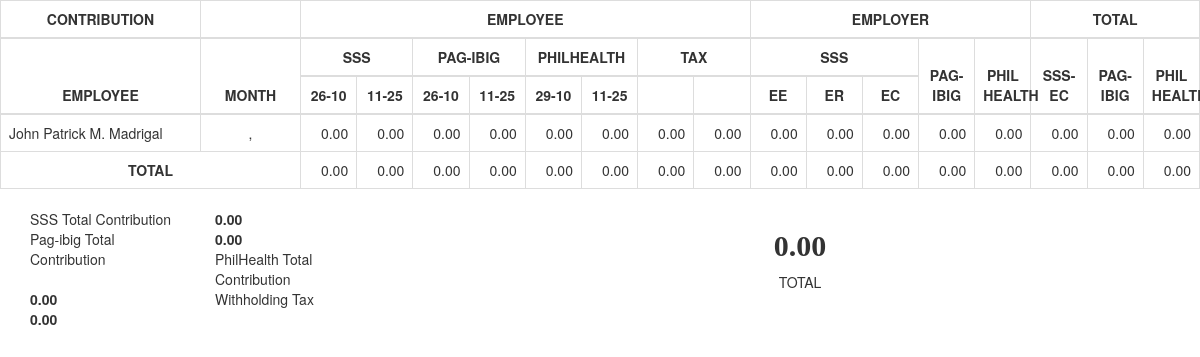
The app's page /summarycontribution.php (signed in), older data.
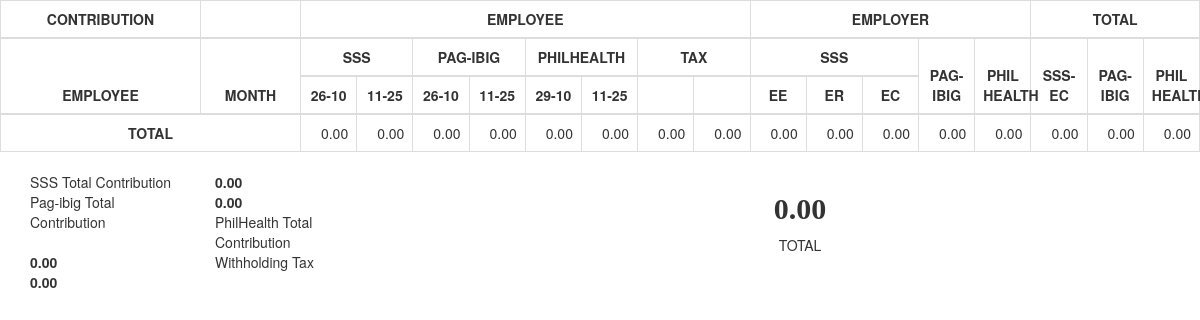
The same page, newer data.
### tables this page shows
CREATE TABLE `hurtajadmin_employee` (
  `id` int(11) NOT NULL,
  `employee_id` varchar(100) NOT NULL,
  `employee_fname` varchar(255) NOT NULL,
  `employee_mname` varchar(255) NOT NULL,
  `employee_lname` varchar(255) NOT NULL,
  `employee_gender` int(11) NOT NULL,
  `employee_birthday` datetime NOT NULL,
  `employee_phone` varchar(255) NOT NULL,
  `employee_address` varchar(255) NOT NULL,
  `employee_date_hired` datetime NOT NULL,
  `employee_date_start` datetime NOT NULL,
  `employee_date_end` datetime NOT NULL,
  `employee_date_added` datetime NOT NULL,
  `employee_status` int(11) NOT NULL
);

### summarycontribution.php (the view, shortened to what the rows shown need)
<?php
include_once("include/loginstatus.php");
$month = $_GET["month"];
$year = $_GET["year"];
?>
<!DOCTYPE html>
<html lang="en">
  <head>
    <link rel="stylesheet" href="https://maxcdn.bootstrapcdn.com/bootstrap/3.3.0/css/bootstrap.min.css">
  </head>
  <body>
    <table class="table table-bordered">
            <thead>
                <tr>
                    <th style="width: 200px;">CONTRIBUTION</th>
                    <th style="width: 100px;"></th>
                    <th colspan="8">EMPLOYEE</th>
                    <th colspan="5">EMPLOYER</th>
                    <th colspan="3">TOTAL</th>
                </tr>
                <tr>
                    <th rowspan="2" style="width: 200px;">EMPLOYEE</th>
                    <th rowspan="2" style="width: 100px;">MONTH</th>
                    <th colspan="2">SSS</th>
                    <th colspan="2">PAG-IBIG</th>
                    <th colspan="2">PHILHEALTH</th>
                    <th colspan="2">TAX</th>
                    <th colspan="3">SSS</th>
                    <th rowspan="2" colspan="1">PAG-IBIG</th>
                    <th rowspan="2" colspan="1">PHIL<br>HEALTH</th>
                    <th rowspan="2" colspan="1">SSS-EC</th>
                    <th rowspan="2" colspan="1">PAG-IBIG</th>
                    <th rowspan="2" colspan="1">PHIL<br>HEALTH</th>
                </tr>
                <tr>
                    <th>26-10</th>
                    <th>11-25</th>
                    <th>26-10</th>
                    <th>11-25</th>
                    <th>29-10</th>
                    <th>11-25</th>
                    <th></th>
                    <th></th>
                    <th>EE</th>
                    <th>ER</th>
                    <th>EC</th>
                </tr>
            </thead>
            <tbody>
  <?php
                                                $sql = "SELECT * FROM hurtajadmin_employee WHERE employee_status != '5' ORDER BY id DESC";
                                                $query = mysqli_query($db_conn, $sql);
                                                $taxcontgrandtotal1 = 0;
                                                $sssgrandtotal = 0;
                                                $pagibiggrandtotal = 0;
                                                $philhealthgrandtotal = 0;
                                                $ec = 0;
                                                while($row = mysqli_fetch_array($query)) {
                                                    $empid = $row["employee_id"];
                                                    $fname = $row["employee_fname"];
                                                    $mname = $row["employee_mname"];
                                                    $lname = $row["employee_lname"];
                                                    $mnameinitial = substr($mname, 0, 1);
                                                    $sqlsss1 = "SELECT SUM(regular_payslip_sss_cont) AS total FROM hurtajadmin_regular_payslip WHERE employee_id = '$empid' AND regular_payslip_date_cycle_month = '$month' AND regular_payslip_date_cycle_cycle = '1' AND regular_payslip_date_cycle_year = '$year'";
                                                    $querysss1 = mysqli_query($db_conn, $sqlsss1);
                                                    $countsss1 = mysqli_num_rows($querysss1);
                                                    if($countsss1 > 0) {
                                                        while($rowsss1 = mysqli_fetch_array($querysss1)) {
                                                            $ssscont1 = $rowsss1["total"];
                                                        }
                                                    }
                                                    $sqlsss2 = "SELECT SUM(regular_payslip_sss_cont) AS total FROM hurtajadmin_regular_payslip WHERE employee_id = '$empid' AND regular_payslip_date_cycle_month = '$month' AND regular_payslip_date_cycle_cycle = '2' AND regular_payslip_date_cycle_year = '$year'";
                                                    $querysss2 = mysqli_query($db_conn, $sqlsss2);
                                                    $countsss2 = mysqli_num_rows($querysss2);
                                                    if($countsss2 > 0) {
                                                        while($rowsss2 = mysqli_fetch_array($querysss2)) {
                                                            $ssscont2 = $rowsss2["total"];
                                                        }
                                                    }
                                                    $sqlpagibig1 = "SELECT SUM(regular_payslip_pagibig_cont) AS total FROM hurtajadmin_regular_payslip WHERE employee_id = '$empid' AND regular_payslip_date_cycle_month = '$month' AND regular_payslip_date_cycle_cycle = '1' AND regular_payslip_date_cycle_year = '$year'";
                                                    $querypagibig1 = mysqli_query($db_conn, $sqlpagibig1);
                                                    $countpagibig1 = mysqli_num_rows($querypagibig1);
                                                    if($countpagibig1 > 0) {
                                                        while($rowpagibig1 = mysqli_fetch_array($querypagibig1)) {
                                                            $pagibigcont1 = $rowpagibig1["total"];
                                                        }
                                                    }
                                                    $sqlpagibig2 = "SELECT SUM(regular_payslip_pagibig_cont) AS total FROM hurtajadmin_regular_payslip WHERE employee_id = '$empid' AND regular_payslip_date_cycle_month = '$month' AND regular_payslip_date_cycle_cycle = '2' AND regular_payslip_date_cycle_year = '$year'";
                                                    $querypagibig2 = mysqli_query($db_conn, $sqlpagibig2);
                                                    $countpagibig2 = mysqli_num_rows($querypagibig2);
                                                    if($countpagibig2 > 0) {
                                                        while($rowpagibig2 = mysqli_fetch_array($querypagibig2)) {
                                                            $pagibigcont2 = $rowpagibig2["total"];
                                                        }
                                                    }
                                                    $sqlphilhealth1 = "SELECT SUM(regular_payslip_philhealth_cont) AS total FROM hurtajadmin_regular_payslip WHERE employee_id = '$empid' AND regular_payslip_date_cycle_month = '$month' AND regular_payslip_date_cycle_cycle = '1' AND regular_payslip_date_cycle_year = '$year'";
                                                    $queryphilhealth1 = mysqli_query($db_conn, $sqlphilhealth1);
                                                    $countphilhealth1 = mysqli_num_rows($queryphilhealth1);
                                                    if($countphilhealth1 > 0) {
                                                        while($rowphilhealth1 = mysqli_fetch_array($queryphilhealth1)) {
                                                            $philhealthcont1 = $rowphilhealth1["total"];
                                                        }
                                                    }
                                                    $sqlphilhealth2 = "SELECT SUM(regular_payslip_philhealth_cont) AS total FROM hurtajadmin_regular_payslip WHERE employee_id = '$empid' AND regular_payslip_date_cycle_month = '$month' AND regular_payslip_date_cycle_cycle = '2' AND regular_payslip_date_cycle_year = '$year'";
                                                    $queryphilhealth2 = mysqli_query($db_conn, $sqlphilhealth2);
                                                    $countphilhealth2 = mysqli_num_rows($queryphilhealth2);
                                                    if($countphilhealth2 > 0) {
                                                        while($rowphilhealth2 = mysqli_fetch_array($queryphilhealth2)) {
                                                            $philhealthcont2 = $rowphilhealth2["total"];
                                                        }
                                                    }
                                                    $sqltax1 = "SELECT SUM(regular_payslip_tax_cont) AS total FROM hurtajadmin_regular_payslip WHERE employee_id = '$empid' AND regular_payslip_date_cycle_month = '$month' AND regular_payslip_date_cycle_cycle = '1' AND regular_payslip_date_cycle_year = '$year'";
                                                    $querytax1 = mysqli_query($db_conn, $sqltax1);
                                                    $counttax1 = mysqli_num_rows($querytax1);
                                                    if($counttax1 > 0) {
                                                        while($rowtax1 = mysqli_fetch_array($querytax1)) {
                                                            $taxcont1 = $rowtax1["total"];
                                                        }
                                                    }
                                                    $sqltax2 = "SELECT SUM(regular_payslip_tax_cont) AS total FROM hurtajadmin_regular_payslip WHERE employee_id = '$empid' AND regular_payslip_date_cycle_month = '$month' AND regular_payslip_date_cycle_cycle = '2' AND regular_payslip_date_cycle_year = '$year'";
                                                    $querytax2 = mysqli_query($db_conn, $sqltax2);
                                                    $counttax2 = mysqli_num_rows($querytax2);
                                                    if($counttax2 > 0) {
                                                        while($rowtax2 = mysqli_fetch_array($querytax2)) {
                                                            $taxcont2 = $rowtax2["total"];
                                                        }
                                                    }
                                                    $taxcontgrandtotal1 = $taxcontgrandtotal1 + $taxcont1;
                                                    $sssgrandtotal = $sssgrandtotal + (((($ssscont1)+($ssscont2))*2)+$ec);
                                                    $pagibiggrandtotal = $pagibiggrandtotal + (($pagibigcont1+$pagibigcont2)*2);
                                                    $philhealthgrandtotal = $philhealthgrandtotal + (($philhealthcont1+$philhealthcont2)*2);
                                                    echo '
                                                    <tr>
                                                        <td>'.$fname.' '.$mnameinitial.'. '.$lname.'</td>
                                                        <td style="text-align:center;">'.$monthtext.', '.$year.'</td>
                                                        <td style="text-align:right;">'.number_format($ssscont1, 2, '.', ',').'</td>
                                                        <td style="text-align:right;">'.number_format($ssscont2, 2, '.', ',').'</td>
                                                        <td style="text-align:right;">'.number_format($pagibigcont1, 2, '.', ',').'</td>
                                                        <td style="text-align:right;">'.number_format($pagibigcont2, 2, '.', ',').'</td>
                                                        <td style="text-align:right;">'.number_format($philhealthcont1, 2, '.', ',').'</td>
                                                        <td style="text-align:right;">'.number_format($philhealthcont2, 2, '.', ',').'</td>
                                                        <td style="text-align:right;">'.number_format($taxcont1, 2, '.', ',').'</td>
                                                        <td style="text-align:right;">'.number_format($taxcont2, 2, '.', ',').'</td>
                                                        <td style="text-align:right;">'.number_format(($ssscont1)+($ssscont2), 2, '.', ',').'</td>
                                                        <td style="text-align:right;">'.number_format(($ssscont1)+($ssscont2)*2, 2, '.', ',').'</td>
                                                        <td style="text-align:right;">'.number_format($ec, 2, '.', ',').'</td>
                                                        <td style="text-align:right;">'.number_format(($pagibigcont1)+($pagibigcont2), 2, '.', ',').'</td>
                                                        <td style="text-align:right;">'.number_format(($philhealthcont1)+($philhealthcont2), 2, '.', ',').'</td>
                                                        <td style="text-align:right;">'.number_format(((($ssscont1)+($ssscont2))*2)+$ec, 2, '.', ',').'</td>
                                                        <td style="text-align:right;">'.number_format(($pagibigcont1+$pagibigcont2)*2, 2, '.', ',').'</td>
                                                        <td style="text-align:right;">'.number_format(($philhealthcont1+$philhealthcont2)*2, 2, '.', ',').'</td>
                                                    </tr>
                                                    ';
                                                }
  ?>
  </tbody>
</table>
        <div class="col-md-8">
        <center><h2><strong><?php echo number_format($sssgrandtotal+$pagibiggrandtotal+$philhealthgrandtotal+$taxcontgrandtotal1, 2, '.', ','); ?></strong></h2>
        <span>TOTAL</span></center>
        </div>
  </body>
</html>

Row changes from the older to the newer data that the page shows:
removed hurtajadmin_employee: employee_fname "John Patrick", employee_mname "M", employee_lname "Madrigal", ssscont1 "0.00", ssscont2 "0.00", pagibigcont1 "0.00", pagibigcont2 "0.00", philhealthcont1 "0.00", philhealthcont2 "0.00", taxcont1 "0.00", taxcont2 "0.00", ec "0.00"
